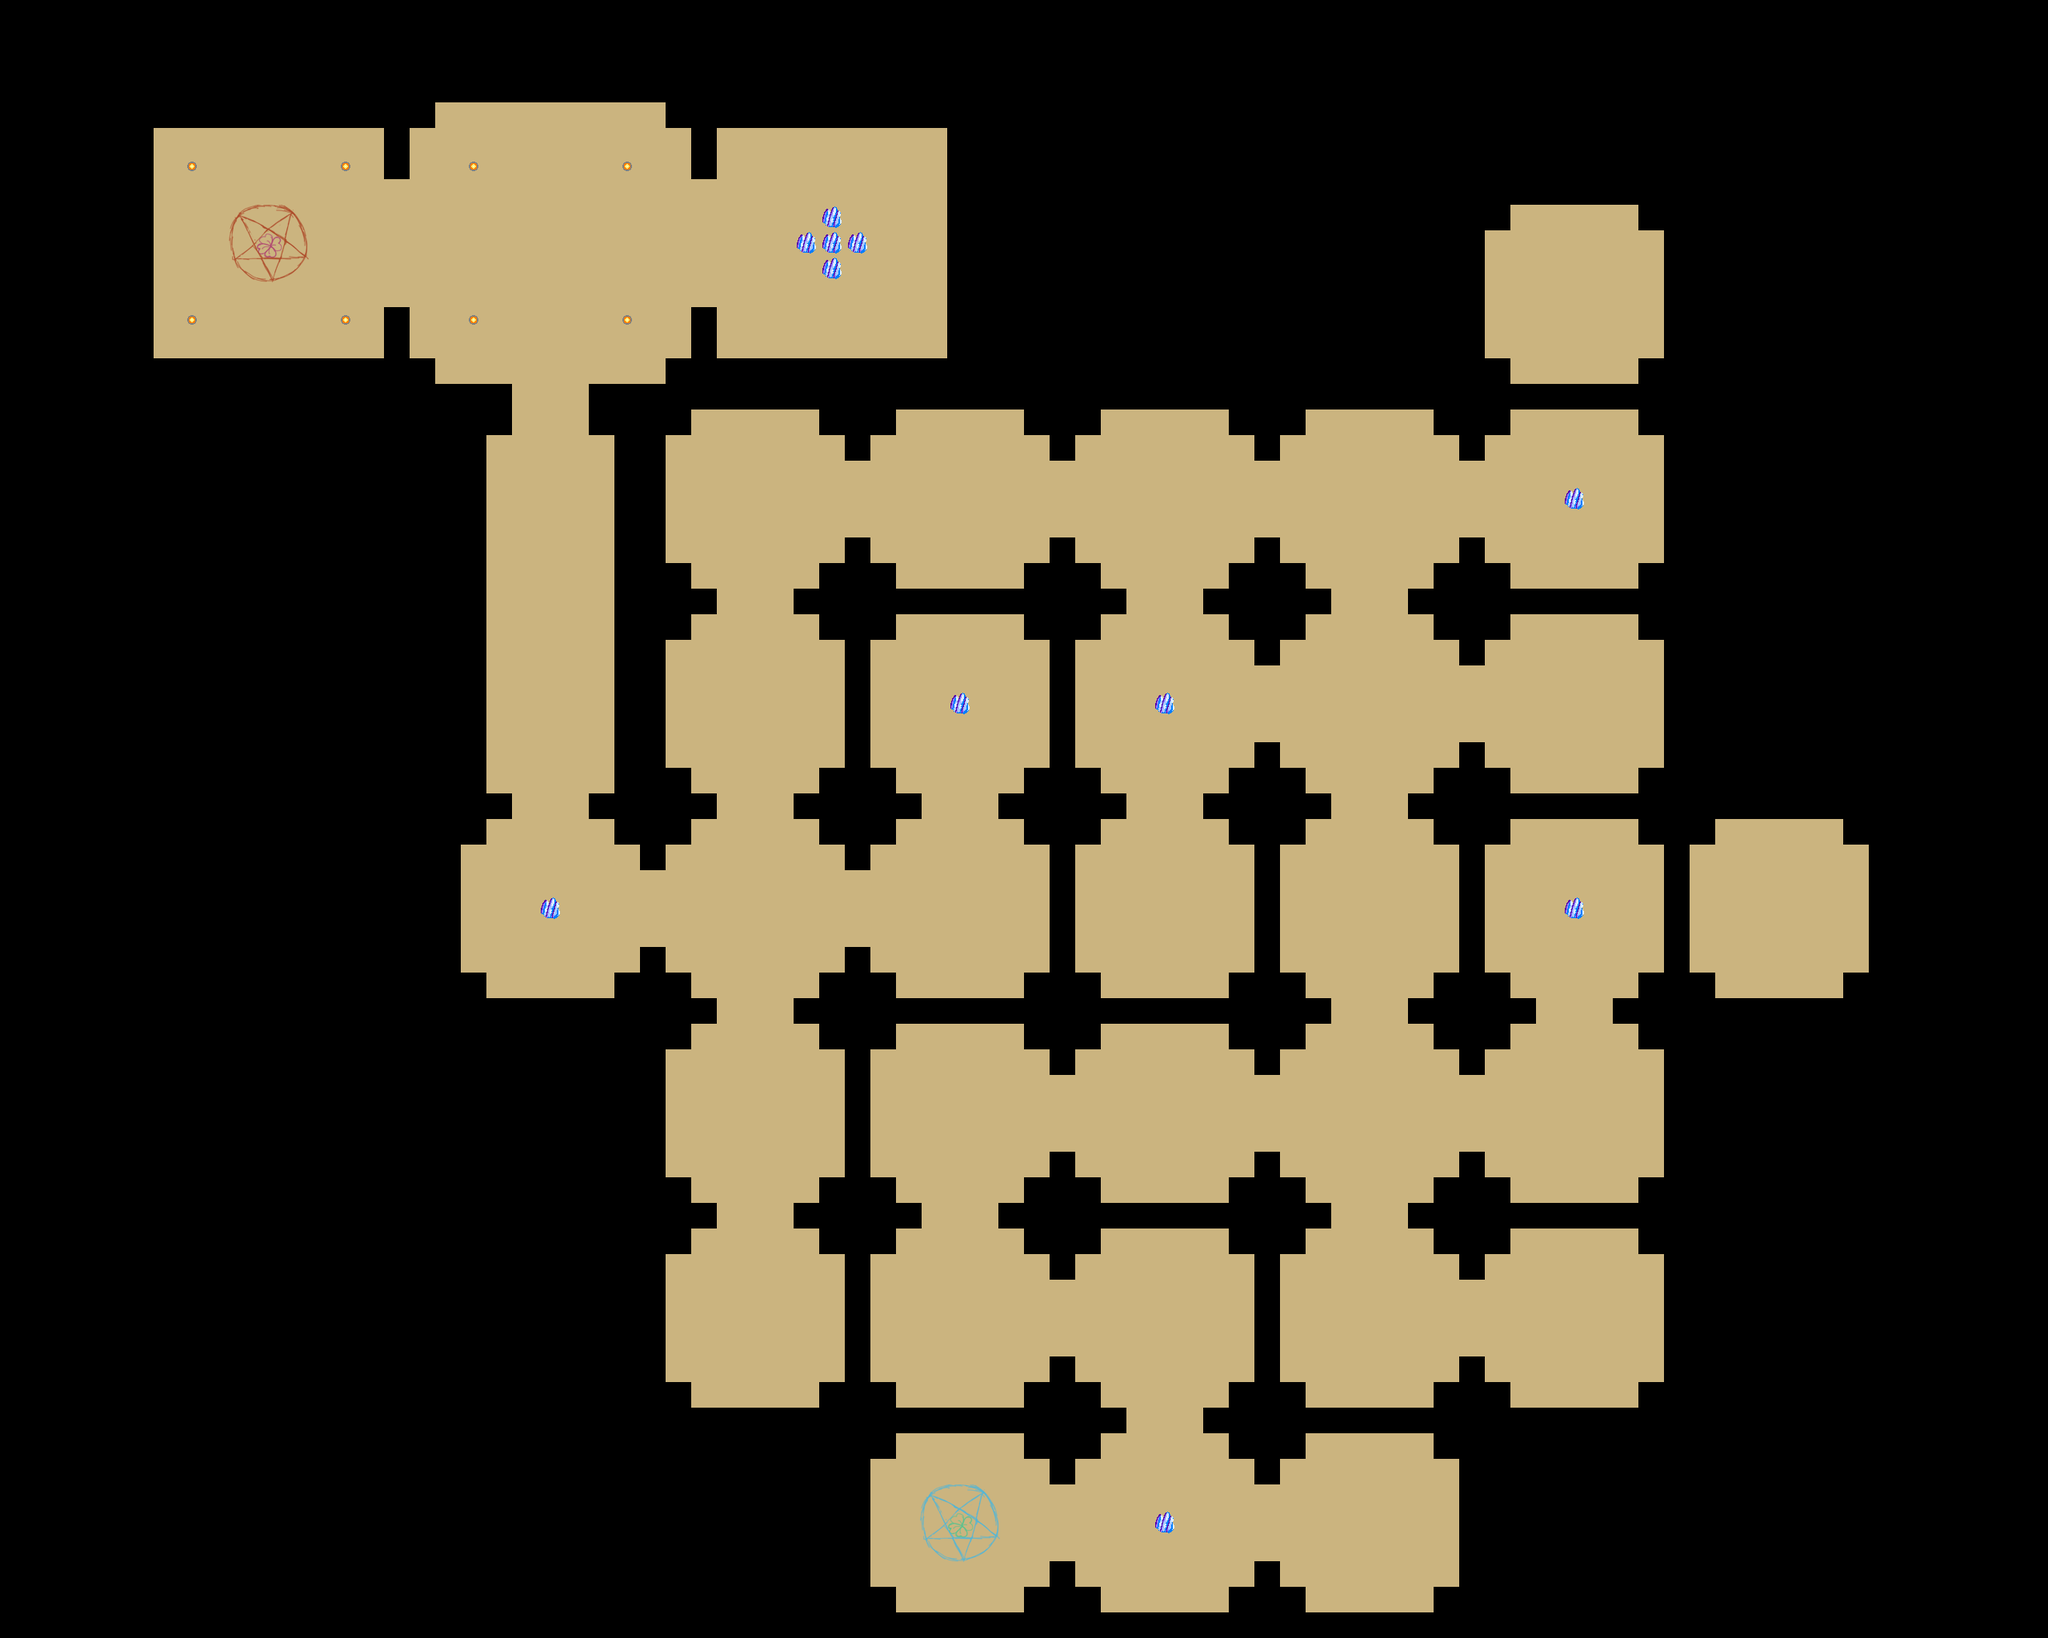

Rendered tile map (Tiled .tmx) drawn with the repository's tilesets; below, a short description and the map source with its tile grids summarised:
An orthogonal 80x64 tile map with 32x32 px tiles, 2 tile layers (map, overlay), 4 tilesets and 31 objects (17x light, 6x item, 4x zombie_spawn, vdoor, hdoor, ...).

<map version="1.0" orientation="orthogonal" width="80" height="64" tilewidth="32" tileheight="32">
 <tileset firstgid="1" name="basic" tilewidth="32" tileheight="32">
  <image source="../../assets/tilesets/basic.png" width="128" height="128" />
 </tileset>
 <tileset firstgid="17" name="spawn" tilewidth="32" tileheight="32">
  <image source="../../assets/tilesets/spawn.png" width="160" height="160" />
 </tileset>
 <tileset firstgid="42" name="spawn2" tilewidth="32" tileheight="32">
  <image source="../../assets/tilesets/spawn2.png" width="160" height="160" />
 </tileset>
 <tileset firstgid="67" name="items" tilewidth="32" tileheight="32">
  <image source="../items.png" width="128" height="128" />
 </tileset>
 <layer name="map" width="80" height="64">
  <data>[5120 cells, 5120 non-empty, 4 distinct tile ids]</data>
 </layer>
 <layer name="overlay" width="80" height="64">
  <data>[5120 cells, 50 non-empty, 50 distinct tile ids]</data>
 </layer>
 <objectgroup name="templates" width="80" height="64">
  <object name="Light" type="light" gid="67" x="32" y="64">
   <properties>
    <property name="color" value="d0d0d0" />
    <property name="color_woobling" value=".2" />
    <property name="size" value="8" />
    <property name="size_woobling" value=".01" />
   </properties>
  </object>
  <object name="Zombie" type="zombie_spawn" gid="69" x="64" y="128" />
  <object name="VDoor" type="vdoor" gid="71" x="32" y="192" />
  <object name="HDoor" type="hdoor" gid="70" x="64" y="192" />
  <object name="Item" type="item" gid="72" x="64" y="64" />
 </objectgroup>
 <objectgroup name="doods" width="80" height="64">
  <object name="Player" type="player_spawn" gid="68" x="320" y="320" />
  <object name="Zombie" type="zombie_spawn" gid="69" x="1952" y="384" />
  <object name="Zombie" type="zombie_spawn" gid="69" x="2208" y="1152" />
  <object name="Zombie" type="zombie_spawn" gid="69" x="1952" y="1664" />
 </objectgroup>
 <objectgroup name="lights" width="80" height="64">
  <object name="Light" type="light" gid="67" x="224" y="224">
   <properties>
    <property name="color" value="a0a0a0" />
    <property name="color_woobling" value=".2" />
    <property name="size" value="8" />
    <property name="size_woobling" value=".01" />
   </properties>
  </object>
  <object name="CrystalLight" type="light" gid="67" x="1024" y="320">
   <properties>
    <property name="color" value="a0c0e0" />
    <property name="color_woobling" value=".2" />
    <property name="size" value="5" />
    <property name="size_woobling" value=".01" />
   </properties>
  </object>
  <object name="Light" type="light" gid="67" x="224" y="416">
   <properties>
    <property name="color" value="a0a0a0" />
    <property name="color_woobling" value=".2" />
    <property name="size" value="8" />
    <property name="size_woobling" value=".01" />
   </properties>
  </object>
  <object name="Light" type="light" gid="67" x="416" y="224">
   <properties>
    <property name="color" value="a0a0a0" />
    <property name="color_woobling" value=".2" />
    <property name="size" value="8" />
    <property name="size_woobling" value=".01" />
   </properties>
  </object>
  <object name="Light" type="light" gid="67" x="416" y="416">
   <properties>
    <property name="color" value="a0a0a0" />
    <property name="color_woobling" value=".2" />
    <property name="size" value="8" />
    <property name="size_woobling" value=".01" />
   </properties>
  </object>
  <object name="Light" type="light" gid="67" x="576" y="224">
   <properties>
    <property name="color" value="a0a0a0" />
    <property name="color_woobling" value=".2" />
    <property name="size" value="8" />
    <property name="size_woobling" value=".01" />
   </properties>
  </object>
  <object name="Light" type="light" gid="67" x="576" y="416">
   <properties>
    <property name="color" value="a0a0a0" />
    <property name="color_woobling" value=".2" />
    <property name="size" value="8" />
    <property name="size_woobling" value=".01" />
   </properties>
  </object>
  <object name="Light" type="light" gid="67" x="768" y="224">
   <properties>
    <property name="color" value="a0a0a0" />
    <property name="color_woobling" value=".2" />
    <property name="size" value="8" />
    <property name="size_woobling" value=".01" />
   </properties>
  </object>
  <object name="Light" type="light" gid="67" x="768" y="416">
   <properties>
    <property name="color" value="a0a0a0" />
    <property name="color_woobling" value=".2" />
    <property name="size" value="8" />
    <property name="size_woobling" value=".01" />
   </properties>
  </object>
  <object name="flameLight" type="light" gid="67" x="672" y="320">
   <properties>
    <property name="color" value="a0c0e0" />
    <property name="color_woobling" value=".2" />
    <property name="size" value="5" />
    <property name="size_woobling" value=".01" />
    <property name="toggle" value="flame" />
   </properties>
  </object>
  <object name="flameLight" type="light" gid="67" x="672" y="1152">
   <properties>
    <property name="color" value="a0c0e0" />
    <property name="color_woobling" value=".2" />
    <property name="size" value="5" />
    <property name="size_woobling" value=".01" />
   </properties>
  </object>
  <object name="flameLight" type="light" gid="67" x="1184" y="896">
   <properties>
    <property name="color" value="a0c0e0" />
    <property name="color_woobling" value=".2" />
    <property name="size" value="5" />
    <property name="size_woobling" value=".01" />
   </properties>
  </object>
  <object name="flameLight" type="light" gid="67" x="1440" y="896">
   <properties>
    <property name="color" value="a0c0e0" />
    <property name="color_woobling" value=".2" />
    <property name="size" value="5" />
    <property name="size_woobling" value=".01" />
   </properties>
  </object>
  <object name="flameLight" type="light" gid="67" x="1952" y="640">
   <properties>
    <property name="color" value="a0c0e0" />
    <property name="color_woobling" value=".2" />
    <property name="size" value="5" />
    <property name="size_woobling" value=".01" />
   </properties>
  </object>
  <object name="flameLight" type="light" gid="67" x="1952" y="1152">
   <properties>
    <property name="color" value="a0c0e0" />
    <property name="color_woobling" value=".2" />
    <property name="size" value="5" />
    <property name="size_woobling" value=".01" />
   </properties>
  </object>
  <object name="flameLight" type="light" gid="67" x="1440" y="1920">
   <properties>
    <property name="color" value="a0c0e0" />
    <property name="color_woobling" value=".2" />
    <property name="size" value="5" />
    <property name="size_woobling" value=".01" />
   </properties>
  </object>
 </objectgroup>
 <objectgroup name="doors" width="80" height="64" />
 <objectgroup name="items" width="80" height="64">
  <object name="flame" type="item" gid="72" x="672" y="320">
   <properties>
    <property name="key" value="flame" />
    <property name="solid" value="true" />
   </properties>
  </object>
  <object name="chair" type="item" gid="72" x="1696" y="1920">
   <properties>
    <property name="key" value="chair" />
    <property name="solid" value="true" />
   </properties>
  </object>
  <object name="indice3" type="item" gid="72" x="1664" y="1600">
   <properties>
    <property name="key" value="note" />
   </properties>
  </object>
  <object name="indice2" type="item" gid="72" x="1152" y="960">
   <properties>
    <property name="key" value="note" />
   </properties>
  </object>
  <object name="indice1" type="item" gid="72" x="1088" y="384">
   <properties>
    <property name="key" value="note" />
   </properties>
  </object>
 </objectgroup>
 <objectgroup name="triggers" width="80" height="64">
  <object name="exit" x="1184" y="1888" width="32" height="32" />
 </objectgroup>
</map>
